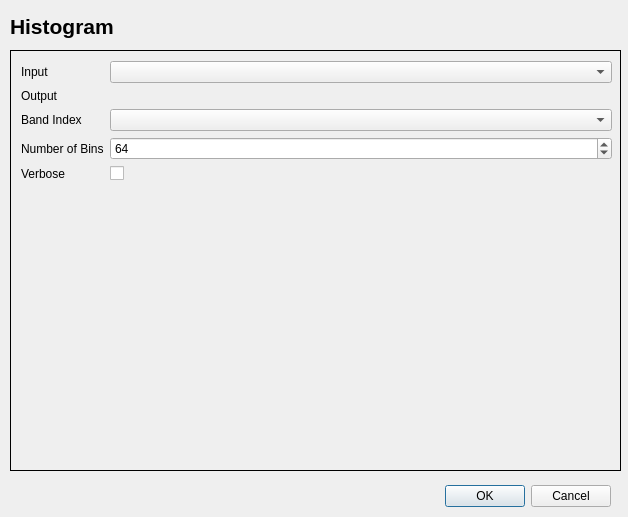
<?xml version="1.0" encoding="UTF-8"?>
<ui version="4.0">
 <class>HistogramDialogBase</class>
 <widget class="QDialog" name="HistogramDialogBase">
  <property name="geometry">
   <rect>
    <x>0</x>
    <y>0</y>
    <width>628</width>
    <height>517</height>
   </rect>
  </property>
  <property name="windowTitle">
   <string>Feature Extraction &gt; Histogram</string>
  </property>
  <property name="windowIcon">
   <iconset>
    <normaloff>icon.png</normaloff>icon.png</iconset>
  </property>
  <widget class="QDialogButtonBox" name="button_box">
   <property name="geometry">
    <rect>
     <x>270</x>
     <y>480</y>
     <width>341</width>
     <height>32</height>
    </rect>
   </property>
   <property name="orientation">
    <enum>Qt::Horizontal</enum>
   </property>
   <property name="standardButtons">
    <set>QDialogButtonBox::Cancel|QDialogButtonBox::Ok</set>
   </property>
  </widget>
  <widget class="QLabel" name="title_label">
   <property name="geometry">
    <rect>
     <x>10</x>
     <y>10</y>
     <width>601</width>
     <height>33</height>
    </rect>
   </property>
   <property name="text">
    <string>&lt;!DOCTYPE HTML PUBLIC &quot;-//W3C//DTD HTML 4.0//EN&quot; &quot;http://www.w3.org/TR/REC-html40/strict.dtd&quot;&gt;
&lt;html&gt;&lt;head&gt;&lt;meta name=&quot;qrichtext&quot; content=&quot;1&quot; /&gt;&lt;style type=&quot;text/css&quot;&gt;
p, li { white-space: pre-wrap; }
&lt;/style&gt;&lt;/head&gt;&lt;body style=&quot; font-family:'Sans Serif'; font-size:9pt; font-weight:400; font-style:normal;&quot;&gt;
&lt;p style=&quot; margin-top:0px; margin-bottom:0px; margin-left:0px; margin-right:0px; -qt-block-indent:0; text-indent:0px;&quot;&gt;&lt;span style=&quot; font-size:16pt; font-weight:600;&quot;&gt;Histogram&lt;/span&gt;&lt;/p&gt;&lt;/body&gt;&lt;/html&gt;</string>
   </property>
   <property name="alignment">
    <set>Qt::AlignLeading|Qt::AlignLeft|Qt::AlignVCenter</set>
   </property>
  </widget>
  <widget class="QStackedWidget" name="stackedWidget">
   <property name="geometry">
    <rect>
     <x>10</x>
     <y>50</y>
     <width>611</width>
     <height>421</height>
    </rect>
   </property>
   <property name="frameShape">
    <enum>QFrame::Box</enum>
   </property>
   <widget class="QWidget" name="page">
    <widget class="QWidget" name="formLayoutWidget">
     <property name="geometry">
      <rect>
       <x>10</x>
       <y>10</y>
       <width>591</width>
       <height>211</height>
      </rect>
     </property>
     <layout class="QFormLayout" name="formLayout">
      <item row="0" column="0">
       <widget class="QLabel" name="inputLabel">
        <property name="text">
         <string>Input</string>
        </property>
       </widget>
      </item>
      <item row="0" column="1">
       <widget class="QgsMapLayerComboBox" name="inputQgsMapLayerComboBox">
        <property name="toolTip">
         <string>&lt;html&gt;&lt;head/&gt;&lt;body&gt;&lt;p&gt;Input Image file&lt;/p&gt;&lt;/body&gt;&lt;/html&gt;</string>
        </property>
       </widget>
      </item>
      <item row="1" column="0">
       <widget class="QLabel" name="outputLabel">
        <property name="text">
         <string>Output</string>
        </property>
       </widget>
      </item>
      <item row="1" column="1">
       <widget class="QgsFileWidget" name="outputQgsFileWidget">
        <property name="toolTip">
         <string>&lt;html&gt;&lt;head/&gt;&lt;body&gt;&lt;p&gt;Output Image filename&lt;/p&gt;&lt;/body&gt;&lt;/html&gt;</string>
        </property>
        <property name="dialogTitle">
         <string>Select output file</string>
        </property>
        <property name="filter">
         <string>*.csv ;;*.*</string>
        </property>
        <property name="storageMode">
         <enum>QgsFileWidget::SaveFile</enum>
        </property>
       </widget>
      </item>
      <item row="2" column="0">
       <widget class="QLabel" name="bandIndexLabel">
        <property name="text">
         <string>Band Index</string>
        </property>
       </widget>
      </item>
      <item row="2" column="1">
       <widget class="QgsRasterBandComboBox" name="bandIndexQgsRasterBandComboBox">
        <property name="toolTip">
         <string>&lt;html&gt;&lt;head/&gt;&lt;body&gt;&lt;p&gt;Band Index&lt;/p&gt;&lt;/body&gt;&lt;/html&gt;</string>
        </property>
       </widget>
      </item>
      <item row="4" column="0">
       <widget class="QLabel" name="verboseLabel">
        <property name="text">
         <string>Verbose</string>
        </property>
       </widget>
      </item>
      <item row="4" column="1">
       <widget class="QCheckBox" name="verboseCheckBox">
        <property name="toolTip">
         <string>&lt;html&gt;&lt;head/&gt;&lt;body&gt;&lt;p&gt;Verbose Mode - print a message to console&lt;/p&gt;&lt;/body&gt;&lt;/html&gt;</string>
        </property>
       </widget>
      </item>
      <item row="3" column="0">
       <widget class="QLabel" name="numberOfBinsLabel">
        <property name="text">
         <string>Number of Bins</string>
        </property>
       </widget>
      </item>
      <item row="3" column="1">
       <widget class="QSpinBox" name="numberOfBinsQSpinBox">
        <property name="toolTip">
         <string>&lt;html&gt;&lt;head/&gt;&lt;body&gt;&lt;p&gt;Number of Bins&lt;/p&gt;&lt;/body&gt;&lt;/html&gt;</string>
        </property>
        <property name="maximum">
         <number>9999</number>
        </property>
        <property name="value">
         <number>64</number>
        </property>
       </widget>
      </item>
     </layout>
    </widget>
   </widget>
   <widget class="QWidget" name="page_2"/>
  </widget>
 </widget>
 <customwidgets>
  <customwidget>
   <class>QgsFileWidget</class>
   <extends>QWidget</extends>
   <header>qgsfilewidget.h</header>
  </customwidget>
  <customwidget>
   <class>QgsMapLayerComboBox</class>
   <extends>QComboBox</extends>
   <header>qgsmaplayercombobox.h</header>
  </customwidget>
  <customwidget>
   <class>QgsRasterBandComboBox</class>
   <extends>QComboBox</extends>
   <header>qgsrasterbandcombobox.h</header>
  </customwidget>
 </customwidgets>
 <resources/>
 <connections>
  <connection>
   <sender>button_box</sender>
   <signal>accepted()</signal>
   <receiver>HistogramDialogBase</receiver>
   <slot>accept()</slot>
   <hints>
    <hint type="sourcelabel">
     <x>20</x>
     <y>20</y>
    </hint>
    <hint type="destinationlabel">
     <x>20</x>
     <y>20</y>
    </hint>
   </hints>
  </connection>
 </connections>
</ui>
